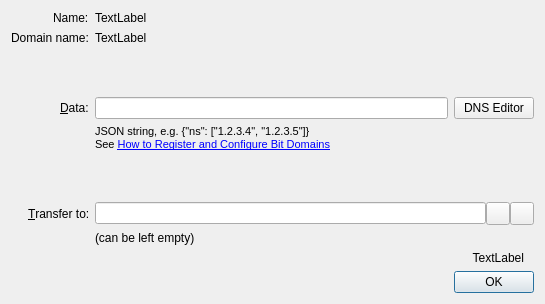
<?xml version="1.0" encoding="UTF-8"?>
<ui version="4.0">
 <class>ConfigureNameDialog</class>
 <widget class="QDialog" name="ConfigureNameDialog">
  <property name="geometry">
   <rect>
    <x>0</x>
    <y>0</y>
    <width>545</width>
    <height>304</height>
   </rect>
  </property>
  <property name="sizePolicy">
   <sizepolicy hsizetype="Preferred" vsizetype="Preferred">
    <horstretch>0</horstretch>
    <verstretch>0</verstretch>
   </sizepolicy>
  </property>
  <property name="windowTitle">
   <string>Configure Name</string>
  </property>
  <layout class="QVBoxLayout" name="verticalLayout">
   <item>
    <layout class="QFormLayout" name="formLayout">
     <property name="fieldGrowthPolicy">
      <enum>QFormLayout::AllNonFixedFieldsGrow</enum>
     </property>
     <property name="labelAlignment">
      <set>Qt::AlignRight|Qt::AlignTrailing|Qt::AlignVCenter</set>
     </property>
     <item row="1" column="0">
      <widget class="QLabel" name="label_2">
       <property name="text">
        <string>Name:</string>
       </property>
       <property name="buddy">
        <cstring>dataEdit</cstring>
       </property>
      </widget>
     </item>
     <item row="1" column="1">
      <widget class="QLabel" name="labelName">
       <property name="text">
        <string notr="true">TextLabel</string>
       </property>
      </widget>
     </item>
     <item row="2" column="0">
      <widget class="QLabel" name="label_3">
       <property name="text">
        <string>Domain name:</string>
       </property>
      </widget>
     </item>
     <item row="2" column="1">
      <widget class="QLabel" name="labelDomain">
       <property name="text">
        <string notr="true">TextLabel</string>
       </property>
      </widget>
     </item>
     <item row="3" column="1">
      <spacer name="verticalSpacer_2">
       <property name="orientation">
        <enum>Qt::Vertical</enum>
       </property>
       <property name="sizeHint" stdset="0">
        <size>
         <width>20</width>
         <height>16</height>
        </size>
       </property>
      </spacer>
     </item>
     <item row="5" column="0">
      <widget class="QLabel" name="label">
       <property name="text">
        <string>&amp;Data:</string>
       </property>
       <property name="alignment">
        <set>Qt::AlignLeading|Qt::AlignLeft|Qt::AlignVCenter</set>
       </property>
       <property name="buddy">
        <cstring>dataEdit</cstring>
       </property>
      </widget>
     </item>
     <item row="6" column="1">
      <widget class="QLabel" name="label_4">
       <property name="text">
        <string>&lt;!DOCTYPE HTML PUBLIC &quot;-//W3C//DTD HTML 4.0//EN&quot; &quot;http://www.w3.org/TR/REC-html40/strict.dtd&quot;&gt;
&lt;html&gt;&lt;head&gt;&lt;meta name=&quot;qrichtext&quot; content=&quot;1&quot; /&gt;&lt;style type=&quot;text/css&quot;&gt;
p, li { white-space: pre-wrap; }
&lt;/style&gt;&lt;/head&gt;&lt;body style=&quot; font-family:'MS Shell Dlg 2'; font-size:8pt; font-weight:400; font-style:normal;&quot;&gt;
&lt;p style=&quot; margin:0px; -qt-block-indent:0; text-indent:0px;&quot;&gt;JSON string, e.g. {&amp;quot;ns&amp;quot;: [&amp;quot;1.2.3.4&amp;quot;, &amp;quot;1.2.3.5&amp;quot;]}&lt;/p&gt;
&lt;p style=&quot; margin:0px; -qt-block-indent:0; text-indent:0px;&quot;&gt;See &lt;a href=&quot;https://wiki.namecoin.info/index.php?title=Register_and_Configure_.bit_Domains&quot;&gt;&lt;span style=&quot; text-decoration: underline; color:#0000ff;&quot;&gt;How to Register and Configure Bit Domains&lt;/span&gt;&lt;/a&gt;&lt;/p&gt;&lt;/body&gt;&lt;/html&gt;</string>
       </property>
      </widget>
     </item>
     <item row="7" column="1">
      <spacer name="verticalSpacer">
       <property name="orientation">
        <enum>Qt::Vertical</enum>
       </property>
       <property name="sizeHint" stdset="0">
        <size>
         <width>20</width>
         <height>16</height>
        </size>
       </property>
      </spacer>
     </item>
     <item row="8" column="0">
      <widget class="QLabel" name="labelTransferTo">
       <property name="text">
        <string>&amp;Transfer to:</string>
       </property>
       <property name="buddy">
        <cstring>transferTo</cstring>
       </property>
      </widget>
     </item>
     <item row="8" column="1">
      <layout class="QHBoxLayout" name="transferToLayout">
       <property name="spacing">
        <number>0</number>
       </property>
       <property name="sizeConstraint">
        <enum>QLayout::SetDefaultConstraint</enum>
       </property>
       <item>
        <widget class="QValidatedLineEdit" name="transferTo">
         <property name="toolTip">
          <string>The Namecoin address to transfer domain to
(e.g. N1KHAL5C1CRzy58NdJwp1tbLze3XrkFxx9).
Leave empty, if not needed.</string>
         </property>
         <property name="maxLength">
          <number>34</number>
         </property>
        </widget>
       </item>
       <item>
        <widget class="QToolButton" name="addressBookButton">
         <property name="toolTip">
          <string>Choose address from address book</string>
         </property>
         <property name="text">
          <string/>
         </property>
         <property name="icon">
          <iconset resource="../bitcoin.qrc">
           <normaloff>:/icons/address-book</normaloff>:/icons/address-book</iconset>
         </property>
         <property name="shortcut">
          <string>Alt+A</string>
         </property>
        </widget>
       </item>
       <item>
        <widget class="QToolButton" name="pasteButton">
         <property name="toolTip">
          <string>Paste address from clipboard</string>
         </property>
         <property name="text">
          <string/>
         </property>
         <property name="icon">
          <iconset resource="../bitcoin.qrc">
           <normaloff>:/icons/editpaste</normaloff>:/icons/editpaste</iconset>
         </property>
         <property name="shortcut">
          <string>Alt+P</string>
         </property>
        </widget>
       </item>
      </layout>
     </item>
     <item row="9" column="1">
      <widget class="QLabel" name="labelTransferToHint">
       <property name="text">
        <string>(can be left empty)</string>
       </property>
      </widget>
     </item>
     <item row="5" column="1">
      <layout class="QHBoxLayout" name="horizontalLayout_3">
       <item>
        <widget class="QLineEdit" name="dataEdit">
         <property name="toolTip">
          <string>Enter JSON string that will be associated with the name</string>
         </property>
        </widget>
       </item>
       <item>
        <widget class="QPushButton" name="btnDNSEditor">
         <property name="text">
          <string>DNS Editor</string>
         </property>
        </widget>
       </item>
      </layout>
     </item>
    </layout>
   </item>
   <item>
    <widget class="QLabel" name="labelSubmitHint">
     <property name="text">
      <string notr="true">TextLabel</string>
     </property>
     <property name="alignment">
      <set>Qt::AlignRight|Qt::AlignTrailing|Qt::AlignVCenter</set>
     </property>
     <property name="margin">
      <number>10</number>
     </property>
     <property name="indent">
      <number>10</number>
     </property>
    </widget>
   </item>
   <item>
    <layout class="QHBoxLayout" name="horizontalLayout">
     <item>
      <spacer name="horizontalSpacer">
       <property name="orientation">
        <enum>Qt::Horizontal</enum>
       </property>
       <property name="sizeHint" stdset="0">
        <size>
         <width>40</width>
         <height>20</height>
        </size>
       </property>
      </spacer>
     </item>
     <item>
      <widget class="QDialogButtonBox" name="buttonBox">
       <property name="sizePolicy">
        <sizepolicy hsizetype="Maximum" vsizetype="Fixed">
         <horstretch>0</horstretch>
         <verstretch>0</verstretch>
        </sizepolicy>
       </property>
       <property name="orientation">
        <enum>Qt::Horizontal</enum>
       </property>
       <property name="standardButtons">
        <set>QDialogButtonBox::Ok</set>
       </property>
      </widget>
     </item>
    </layout>
   </item>
  </layout>
 </widget>
 <customwidgets>
  <customwidget>
   <class>QValidatedLineEdit</class>
   <extends>QLineEdit</extends>
   <header>qvalidatedlineedit.h</header>
  </customwidget>
 </customwidgets>
 <resources>
  <include location="../bitcoin.qrc"/>
 </resources>
 <connections>
  <connection>
   <sender>buttonBox</sender>
   <signal>accepted()</signal>
   <receiver>ConfigureNameDialog</receiver>
   <slot>accept()</slot>
   <hints>
    <hint type="sourcelabel">
     <x>248</x>
     <y>254</y>
    </hint>
    <hint type="destinationlabel">
     <x>157</x>
     <y>274</y>
    </hint>
   </hints>
  </connection>
 </connections>
</ui>
